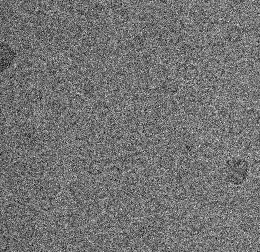
%> input picture Guide User Interface_GUI/Apoferritin cryo-EM dataset/May08_03.05.02.bin_avg.png, 260 x 252 px, shrunk from 1240 x 1200 before the run
$ octave Objects_Count_MRC.m   (GNU Octave 9; MATLAB toolbox functions it lacks are replaced by stand-ins)
%> lines starting %> are read from the running program, lines starting %| are printed output that depends on the picture; in (x1, y1, x2, y2) boxes, pixels count from 0 and x2, y2 are one past the last pixel; in counts of white or black regions, pixels touching at a corner belong together; the program's own positions count from 1
### Signle Particle Detection_Demo/Our_Clustering.m
function [cluster_4] = Our_Clustering(im)
%UNTITLED Summary of this function goes here
%   Detailed explanation goes here
% douple the image
img=double(im);

[row,col,color_mp]= size(img);

% Convert the image from 2D to 1D image space...
img_vector = img(:);

% specify number of clusters
Clusters=4;

Cluster = cell(1,Clusters);
Cluster(:) = {zeros(size(img_vector,1),1);};

% Range
range = max(img_vector) - min(img_vector);

% Determine the # of steps
stepv = range/Clusters;
% Cluster initialization
K=stepv:stepv:max(img_vector);

for ii=1:size(img_vector,1)
    difference = abs(K-img_vector(ii));
    [y,ind]=min(difference);
    Cluster{ind}(ii)=img_vector(ii);
end

cluster_1=reshape(Cluster{1,1},[row col]);
C1=cluster_1;C1(cluster_1~=0)=1;
cluster_2=reshape(Cluster{1,2},[row col]);
C2=cluster_2;C2(cluster_2~=0)=2;
cluster_3=reshape(Cluster{1,3},[row col]);
C3=cluster_3;C3(cluster_3~=0)=3;
cluster_4=reshape(Cluster{1,4},[row col]);
C4=cluster_4;C4(cluster_4~=0)=4;

    figure;suptitle('Clustering using Our Clustering');
    subplot 221; imshow(C1);title('Cluster #1');
    subplot 222; imshow(C2);title('Cluster #2');
    subplot 223; imshow(C3);title('Cluster #3');
    subplot 224; imshow(C4);title('Cluster #4');
end

### Signle Particle Detection_Demo/Objects_Count_MRC.m
clc; close all; clear all;

[img,path]=uigetfile('*.jpg','Select an Image');
%> the answer given: ../Guide User Interface_GUI/Apoferritin cryo-EM dataset/May08_03.05.02.bin_avg.png
% open the directory box
str=strcat(path,img);

% read the MRI image from the spesific directory
MRC=imread(str);
%> MRC is the input picture: size 252x260 uint16; min 7670, max 63239, mean 32788.6
% imshow(input_im);
% FILE_NAME='ALDH7A1_UF_A3__0001.tif';
% MRC=imread(FILE_NAME);
z=mat2gray(MRC);
figure;imshow(z);title('CryoEM Image')

originalImage=MRC;
Inormalized = double(originalImage)./double(max(originalImage(:)));
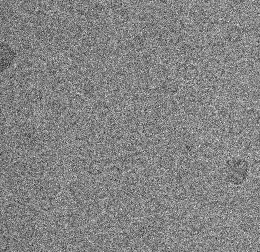
%> Inormalized: size 252x260 double; min 0.121, max 1, mean 0.518
figure;imshow(Inormalized);title('Original Cryo-EM Image')

limit=stretchlim(Inormalized);
%> limit = [0.283; 0.767]
ad=imadjust(Inormalized,[limit(1) limit(2)]);
figure;imshow(ad);title('CTF Image Adjusment')

I = histeq(ad);
K = wiener2(I,[3 3]);
% subplot(3,3,2); imshow(K);title('Restored Image');
I = histeq(K);
% subplot(3,3,3);
figure;imshow(I);title('Cryo-EM Histo-Equalization')
% I1 = imcrop(I,[0.5 0.5 478 525]);
% figure;imshow(I1);title('Histo-Equalization')

g=adapthisteq(I,'clipLimit',.02,'Distribution','rayleigh');
% g1 = imcrop(g,[0.5 0.5 478 525]);
% figure;imshow(g1);title('Adaptive Histo-Equal.')
% subplot(3,3,4);
% imshow(g);title('Adaptive Cryo-EM Histo-Equal.')

im=adapthisteq(g,'clipLimit',.99,'Distribution','rayleigh');
% im1 = imcrop(im,[0.5 0.5 478 525]);
% figure;imshow(im1);title('Adaptive Histo-Equal.')
% subplot(3,3,5);
figure;imshow(im);title('Adaptive Cryo-EM Histo-Equal.')
%
im=imguidedfilter(im);im=imguidedfilter(im);
im=imguidedfilter(im);im=imguidedfilter(im);
im=imadjust(im);
% im2 = imcrop(im,[0.5 0.5 478 525]);
% figure;imshow(im2);title('Gaudided Filtering')
% imwrite(im2,'Labled_Image.png');
% subplot(3,3,6);
figure;imshow(im);title('Gaudided Filtering')

% [J, rect] = imcrop(im);
% J = im2;
% figure;imshow(J);

SE=strel('disk',5);J = imclose(im,SE);J2=imadjust(J,[.1,.9]);
%> after `J2=imadjust(J,[.1,.9])`:
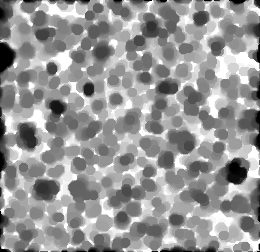
%> J2: size 252x260 double; min 0, max 1, mean 0.595
% J1 = imcrop(J,[0.5 0.5 478 525]);
% figure;imshow(J1);title('Morphological Operation')
% subplot(3,3,7);
figure;imshow(J2,[]);title('Post-processing Morphological Operation')
% J3=imadjust(J2);
% figure;imshow(J3,[.4 .9]);
%% Clustering....
disp('_______________________________________________________________________');
disp('                                                                       ');
disp('        S I N G L E - P A R T I C L E - D E T E C T I O N ');
disp('                                                                       ');
disp('_______________________________________________________________________');
disp(' ');
disp('         1: Our Clustering Approach              ');
disp('         2: K-means Clustering Approach              ');
disp('         3: FCM Clustering Approach              ');
disp('         4: Exit ');
disp('_______________________________________________________________________');
disp(' ');
choice=input('Selct your choice : ');
%> the answer given: 1
tic;
if choice==1
% Our Approach
    [cluster] = Our_Clustering(J2);
%> in Our_Clustering, `range = max(img_vector) - min(img_vector);`: range = 1
%> in Our_Clustering, `stepv = range/Clusters;`: stepv = 0.25
%> in Our_Clustering, `K=stepv:stepv:max(img_vector);`: K = [0.25 0.5 0.75 1]
%> the loop in Our_Clustering, `for ii=1:size(img_vector,1)` made 65520 passes
%> (difference, y, ind) on passes 1 to 3: ([0.00609 0.244 0.494 0.744], 0.00609, 1), ([0.0134 0.263 0.513 0.763], 0.0134, 1), ([0.0134 0.263 0.513 0.763], 0.0134, 1)
%> after the loop in Our_Clustering, `for ii=1:size(img_vector,1)`: Cluster = 4 items
%> in Our_Clustering, `C1(cluster_1~=0)=1`:
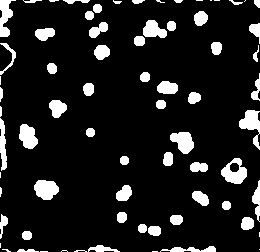
%> C1: size 252x260 double; values 0 (black) and 1 (white), 11.9% white; 72 white regions (17 under 20 px), largest, box (x1, y1, x2, y2) and area: (221, 158, 247, 184) 395, (239, 110, 260, 150) 391, (34, 180, 59, 200) 378
%> in Our_Clustering, `C2(cluster_2~=0)=2`: C2: size 252x260 double; values 0 (black) and 2 (white), 44.4% white; 77 white regions (24 under 20 px), largest, box (x1, y1, x2, y2) and area: (0, 62, 141, 172) 5154, (139, 128, 260, 239) 3000, (63, 157, 157, 252) 2803
%> in Our_Clustering, `C3(cluster_3~=0)=3`: C3: size 252x260 double; values 0 (black) and 3 (white), 32.7% white; 69 white regions (41 under 20 px), largest, box (x1, y1, x2, y2) and area: (0, 0, 259, 252) 13460, (122, 168, 250, 252) 2735, (0, 0, 63, 95) 1345
%> in Our_Clustering, `C4(cluster_4~=0)=4`: C4: size 252x260 double; values 0 (black) and 4 (white), 10.2% white; 182 white regions (125 under 20 px), largest, box (x1, y1, x2, y2) and area: (215, 46, 260, 79) 661, (56, 163, 77, 200) 301, (42, 1, 85, 18) 299
    time=toc;
     fprintf(' Time consuming for Particle Detection using Our Approach is : %f\n', time);
     pause;
elseif choice==2
% K-Means
    [cluster] = K_means_Clustering(J2);
    time=toc;
     fprintf(' Time consuming for Particle Detection using K-means is : %f\n', time);
     pause;
elseif choice==3
% FCM
    [cluster] = FCM_Clustering_Approach(J2);
    time=toc;
     fprintf(' Time consuming for Particle Detection using FCM is : %f\n', time);
     pause;
end
%
%% Post-Processing...
% cluster_4=imbinarize(cluster);
% subplot(3,3,8);
figure; imshow(cluster);title('CryoEM Clustred Image')
%
k=imfill(cluster,'holes');
BW = imopen(k,SE);imshow(BW,[])
%> after `BW = imopen(k,SE)`:
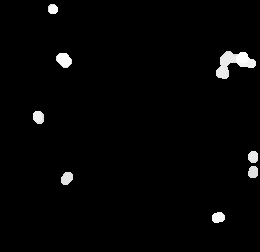
%> BW: size 252x260 double; min 0, max 1, mean 0.0198
c=bwareaopen(BW,50);
%> c: size 252x260 logical; 2.1% white; 8 white regions
% subplot(3,3,9);
figure; imshow(c);title('Binary Mask Cleaning Image')

binReg=regionprops(c,'All');
%> binReg = 8 regions; largest, box (x1, y1, x2, y2), Area, Centroid, MajorAxisLength, MinorAxisLength and Eccentricity: (216, 51, 256, 79) 556 [234.2 63.6] 44.76 24.1 0.843, (56, 53, 72, 68) 178 [64.6 60.6] 17.25 13.31 0.636, (61, 172, 73, 185) 123 [67.4 178.9] 14.58 10.83 0.67, (33, 111, 44, 124) 121 [39.1 117.9] 13.86 11.2 0.589
numb=size(binReg,1);
%> numb = 8
figure;imshowpair(c,ad,'blend');title(['Number of Detected Cells= ' num2str(numb)]);
%> after `imshowpair(c,ad,'blend')`:
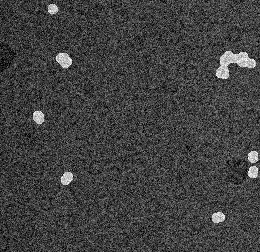
%> displayed picture: size 252x260, on the screen's scale of 0 to 255; min 0, max 255, mean 65

figure;imshow(z);title('CryoEM AutoPicker: Automated Single Particle Piking');
% [8 lines of commented-out code are left out]
cell_str=regionprops(c,'All');
%> cell_str has the same summary as binReg
cell_tbl=struct2table(cell_str);
%> cell_tbl has the same summary as binReg
% median(cell_tbl.FilledArea);
p=prctile(cell_tbl.FilledArea,[10 100]);
%> p = [90.1 556]

% idxLowCounts = cell_tbl.FilledArea < median(cell_tbl.FilledArea);
idxLowCounts = cell_tbl.FilledArea < p(2);
%> idxLowCounts = [true; true; true; true; true; false; true; true]

cell_small = cell_tbl(idxLowCounts,:);
%> cell_small = 7 regions; largest, box (x1, y1, x2, y2), Area, Centroid, MajorAxisLength, MinorAxisLength and Eccentricity: (56, 53, 72, 68) 178 [64.6 60.6] 17.25 13.31 0.636, (61, 172, 73, 185) 123 [67.4 178.9] 14.58 10.83 0.67, (33, 111, 44, 124) 121 [39.1 117.9] 13.86 11.2 0.589, (212, 212, 225, 223) 117 [218.9 218.1] 13.78 10.94 0.609
cell_BB=cell_small.BoundingBox;
%> cell_BB = [33.5 111.5 11 13; 48.5 4.5 10 10; 56.5 53.5 16 15; 61.5 172.5 12 13; 212.5 212.5 13 11; 248.5 151.5 10 12; 248.5 166.5 10 12]
w=round(mean(cell_BB(:,3)));
%> w = 12
h=round(mean(cell_BB(:,4)));
%> h = 12
[img,path]=uigetfile('*.jpg','Select an Image');
%> the answer given: ../Guide User Interface_GUI/Apoferritin cryo-EM dataset/May08_03.13.02.bin_avg.png
% open the directory box
str=strcat(path,img);
% read the MRI image from the spesific directory
img=imread(str);
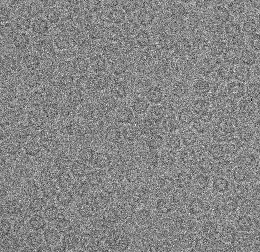
%> input picture Guide User Interface_GUI/Apoferritin cryo-EM dataset/May08_03.13.02.bin_avg.png, 260 x 252 px, shrunk from 1240 x 1200 before the run
%> img is the input picture: size 252x260 uint16; min 0, max 62245, mean 32752
figure, imshow(img)

for k = 1 : length(cell_BB)
  thisBB = cell_BB(k,:);
  rectangle('Position', [thisBB(1),thisBB(2),w*1.5,h*1.5],...
  'EdgeColor','r','LineWidth',1 )
end
%> this loop made 7 passes
%> thisBB on passes 1 to 7: [33.5 111.5 11 13], [48.5 4.5 10 10], [56.5 53.5 16 15], [61.5 172.5 12 13], [212.5 212.5 13 11], [248.5 151.5 10 12], [248.5 166.5 10 12]
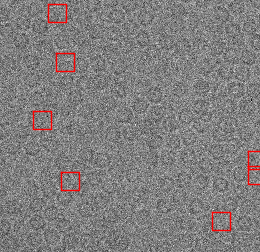
%> figure redrawn from the program's plot data
